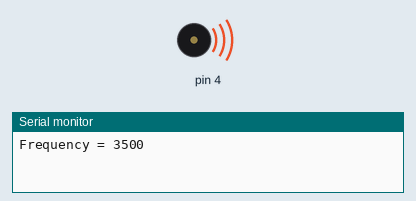
This sketch was run on a simulated Arduino Uno, built with avr-gcc and run on an emulated ATmega328P. Shown: buzzer (waves = sounding), the last lines printed to the serial monitor.

Above: at 0.1 s.
At 3.1 s:
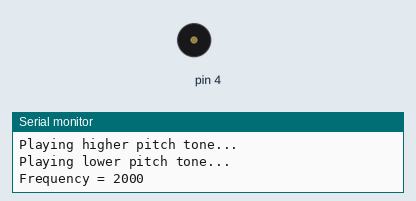
Timing chart, 0 to 4.6 s (numbered marks = the images above):
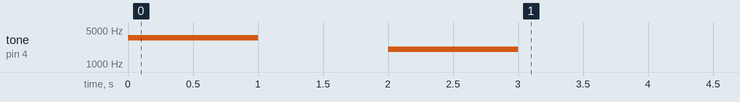

The sketch:

FunctionCallWithParameter.ino
```cpp
// Robotics with the BOE Shield – FunctionCallWithParameter
// This program demonstrates a function call with a parameter.

void setup() {
  Serial.begin(9600);


  pitch(3500);         // pitch function call passes 3500 to Hz parameter
  Serial.println("Playing higher pitch tone...");

  delay(1000);

  Serial.println("Playing lower pitch tone...");

  pitch(2000);         // pitch function call passes 2000 to Hz parameter

  delay(1000);
}

void loop()
{
}

void pitch(int Hz)     // pitch function with Hz declared as a parameter
{
  Serial.print("Frequency = ");
  Serial.println(Hz);
  tone(4, Hz, 1000);
  delay(1000);
}
```
